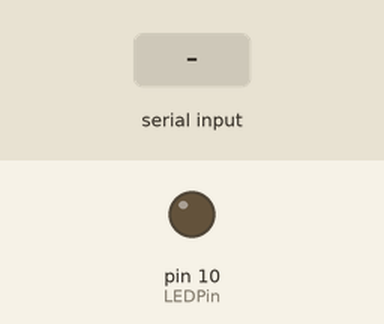
This sketch was run on a simulated Arduino Uno, built with avr-gcc and run on an emulated ATmega328P. On the bench: output pins drawn as LEDs (lit = HIGH). The inputs (shaded band) are chosen by the test bench.

Above: at 1.2 s.
1.3 s: "1" received over Serial
At 1.9 s:
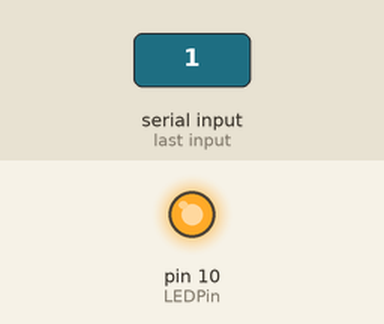
2.8 s: "0" received over Serial
At 3.1 s:
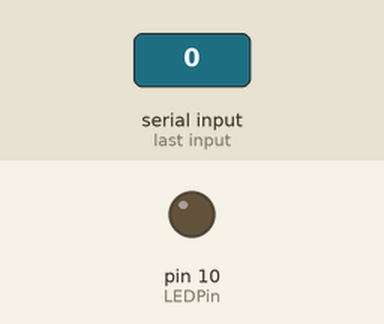
Timing chart, 0 to 5.8 s (numbered marks = the images above; inputs shaded):
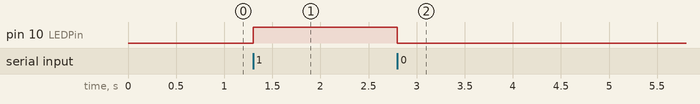

Measured:
- after the input at 1.3 s, pin 10 (LEDPin): LOW → HIGH at once
- after the input at 2.8 s, pin 10 (LEDPin): HIGH → LOW at once

The sketch:

pyserial_test.ino
```cpp
// Define variables
int data;
int LEDPin = 10;

void setup()
{
  pinMode(LEDPin, OUTPUT);
  Serial.begin(9600);
//  Initially setting LED to low
//  digitalWrite(LEDPin, LOW);
}

void loop()
{
  // see if there is any incoming serial data
  while (Serial.available())
  {
    data = Serial.read();
   }
   if (data == '1')
  digitalWrite (LEDPin, HIGH);

  else if (data == '0')
  digitalWrite (LEDPin, LOW);
}
```
